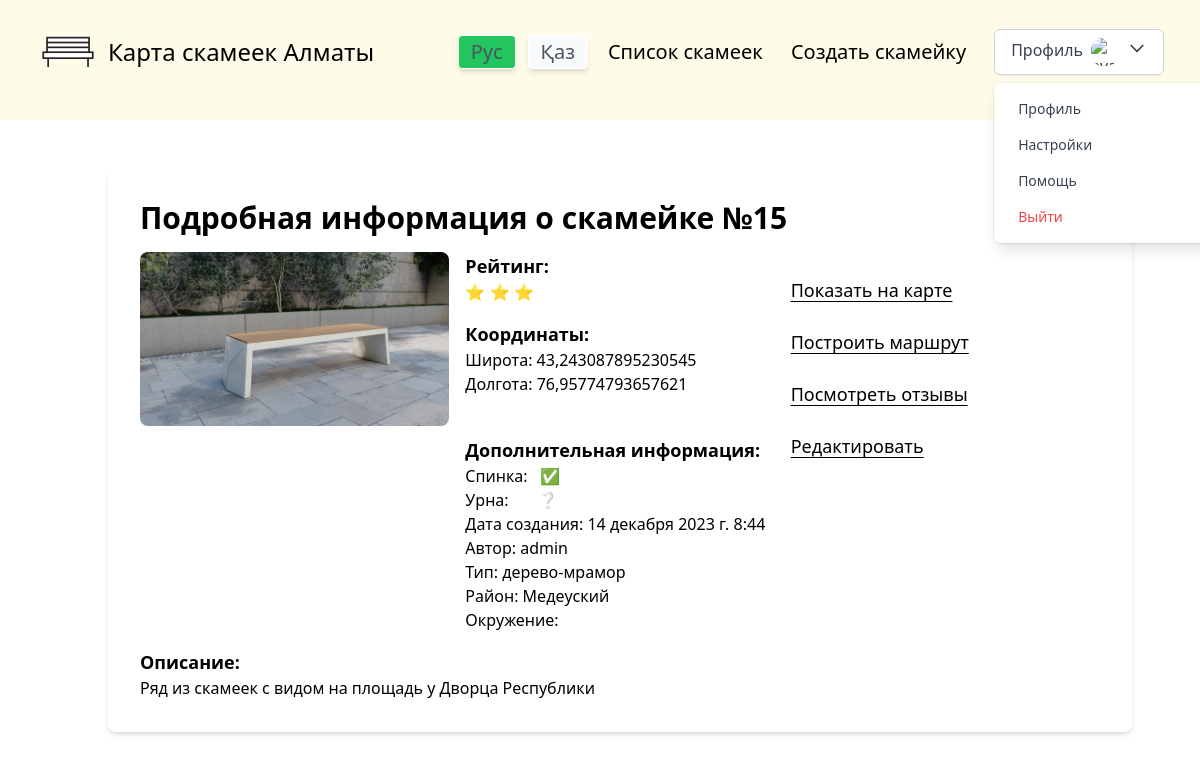
The page /benches/bench/15/ (signed in) on the database its author committed.
### benches/models.py (models this page shows, shortened)
class Bench(models.Model):
    id = models.BigAutoField(primary_key=True)
    location_latitude = models.FloatField(verbose_name="Широта")
    location_longitude = models.FloatField(verbose_name="Долгота")
    avatar = models.ImageField(default='noBenchImage.png', upload_to='bench_avatars/', blank=True, null=True)
    rating = models.FloatField(default=0.0, validators=[MinValueValidator(0.0), MaxValueValidator(5.0)],)
    has_backrest = models.BooleanField(default=None, blank=True, null=True)
    has_bin = models.BooleanField(default=None, blank=True, null=True)
    created_date = models.DateTimeField(auto_now_add=True, verbose_name='Дата публикации')
    deskription = models.TextField(blank=True)
    author = models.ForeignKey(CustomUser, on_delete=models.CASCADE, verbose_name="Автор", default=CustomUser, editable=False)
    type = models.ForeignKey(BenchType, on_delete=models.CASCADE, blank=True, null=True)
    district = models.ForeignKey(BenchDistrict, on_delete=models.CASCADE, blank=True, null=True)
    environment = models.ForeignKey(BenchEnvironment, on_delete=models.CASCADE, blank=True, null=True)
    class Meta:
        verbose_name = "Скаймейка"
        verbose_name_plural = "Скаймейки"
    def get_avatar_url(self):
        if self.avatar:
            return self.avatar.url
        return '/media/default.png'
    def get_rating(self):
        rating = int(self.rating)
        return int(rating)

class BenchType(models.Model):
    name = models.CharField(max_length=200, db_index=True, verbose_name='Тип скамейки')
    slug = models.SlugField(max_length=200, db_index=True, unique=True, verbose_name='Ссылка')
    avatar = models.ImageField(default='default.png', upload_to='bench_type/', blank=True, null=True)
    class Meta:
        ordering = ('name',)
        verbose_name = 'Тип скамейки'
        verbose_name_plural = 'Тип скамеек'

class BenchDistrict(models.Model):
    name = models.CharField(max_length=200, db_index=True, verbose_name='Район скамейки')
    slug = models.SlugField(max_length=200, db_index=True, unique=True, verbose_name='Ссылка')
    avatar = models.ImageField(default='default.png', upload_to='bench_district/', blank=True, null=True)
    class Meta:
        ordering = ('name',)
        verbose_name = 'Район скамейки'
        verbose_name_plural = 'Район скамеек'

### userSystem/models.py (models this page shows)
class CustomUser(AbstractUser):
    email = models.EmailField(unique=True)
    USERNAME_FIELD = 'username'  # или любое другое поле, которое вы хотите использовать для входа
    pass

### benches/views.py (the view)
# urls.py: path('bench/<int:bench_id>/', views.bench_detail, name='bench_detail'),
def bench_detail(request, bench_id):
    bench = get_object_or_404(Bench, id=bench_id)
    return render(request, 'benches/bench_detail.html', {'bench': bench})

### benches/templates/benches/bench_detail.html (shortened to what this page needs)
{% extends "mySite/base.html" %}
{% block content %}
  <div class="container mx-auto mt-8 p-8 bg-white rounded-lg shadow-md">
    <h2 class="text-3xl font-bold mb-4">Подробная информация о скамейке №{{ bench.id }}</h2>
    <div class="grid grid-cols-1 md:grid-cols-2 lg:grid-cols-3 gap-4">
      <div>
        <img src="{{ bench.get_avatar_url }}" alt="" class="mb-4 rounded-lg">
      </div>
      <div>
        <p class="text-lg font-bold">Рейтинг:</p>
        <div class="flex">
          {% for i in "0123456789"|slice:bench.get_rating %}
            ⭐
          {% endfor %}
        </div>
        <p class="text-lg font-bold mt-4">Координаты:</p>
        <p>Широта: {{ bench.location_latitude }}</p>
        <p>Долгота: {{ bench.location_longitude }}</p>
        <br>
        <p class="text-lg font-bold mt-4">Дополнительная информация:</p>
        <p>
            Спинка:&nbsp;&nbsp;
            {% if bench.has_backrest %}
                ✅
            {% elif bench.has_backrest %}
                ❌
            {% else %}
                ❔
            {% endif %}
        </p>
        <p>
            Урна:&nbsp;&nbsp;&nbsp;&nbsp;&nbsp;&nbsp;
            {% if bench.has_bin %}
                ✅
            {% elif bench.has_bin %}
                ❌
            {% else %}
                ❔
            {% endif %}
        </p>
        <p>Дата создания: {{ bench.created_date }}</p>
        <p>Автор: {{ bench.author.username }}</p>
        <p>Тип: {{ bench.type.name }}</p>
        <p>Район: {{ bench.district.name }}</p>
        <p>Окружение: {{ bench.environment.name }}</p>
      </div>
      <div class="flex flex-col">
        <br>
        <a class="text-lg underline underline-offset-4" href="/" id="showOnMap">Показать на карте</a>
        <br>
        <a class="text-lg underline underline-offset-4" href="">Построить маршрут</a>
        <br>
        <a class="text-lg underline underline-offset-4" href="">Посмотреть отзывы</a>
        <br>
        <a class="text-lg underline underline-offset-4" href="">Редактировать</a>
      </div>
      <div class="col-span-3">
        <p class="text-lg font-bold">Описание:</p>
        <p>{{ bench.deskription }}</p>
      </div>
    </div>
  </div>
{% endblock %}

### rows shown on the page
Bench: id "15", get_avatar_url (picture), rating 3 (drawn), location_latitude "43,243087895230545", location_longitude "76,95774793657621", created_date "14 декабря 2023 г. 8:44", author.username "admin", type.name "дерево-мрамор", district.name "Медеуский", deskription "Ряд из скамеек с видом на площадь у Дворца Республики"
